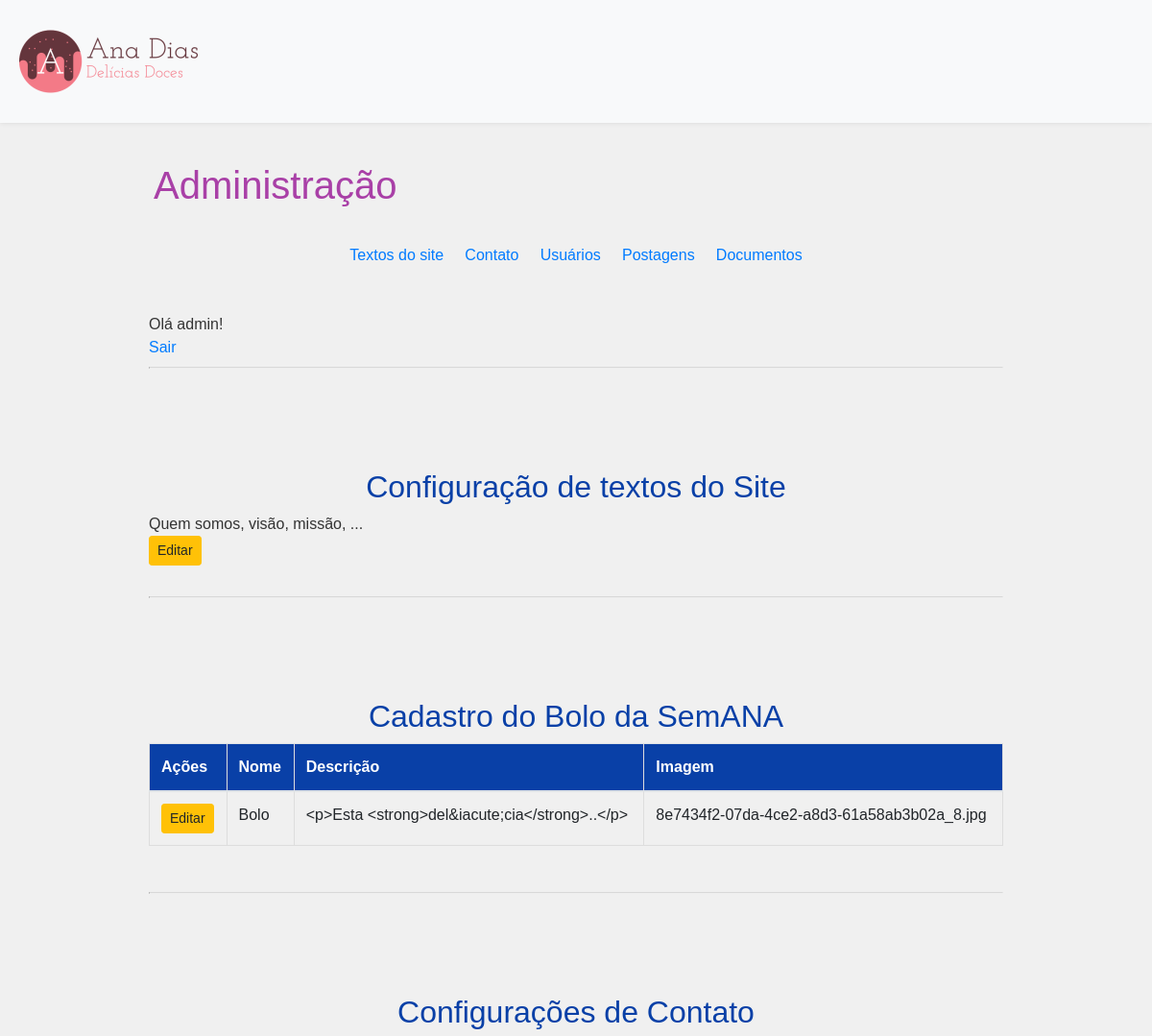
Page /admin (signed in, upper part) on the earlier database version.
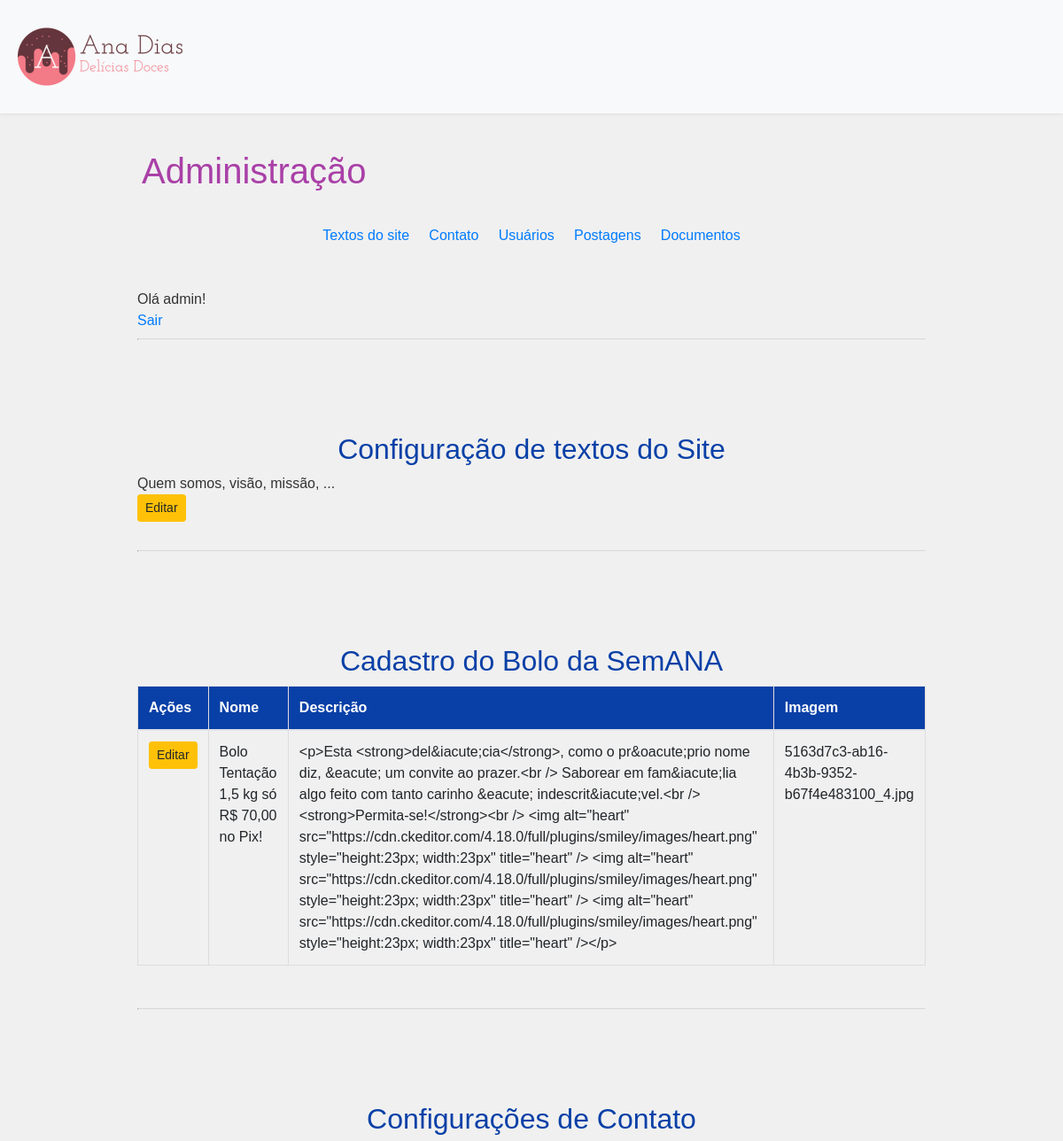
Same page on the later database version.
### tables this page shows
CREATE TABLE usuarios (
    id INTEGER PRIMARY KEY AUTOINCREMENT,
    created TIMESTAMP NOT NULL DEFAULT CURRENT_TIMESTAMP,
    nome TEXT NOT NULL UNIQUE,
    senha TEXT NOT NULL
);

CREATE TABLE textos (
  id INTEGER PRIMARY KEY AUTOINCREMENT,
  quem_somos TEXT NOT NULL,
  visao_semear TEXT NOT NULL,
  missao_semear TEXT NOT NULL,
  sobre_a_comunidade TEXT NOT NULL,
  nossa_historia TEXT NOT NULL,
  atividades TEXT NOT NULL,
  parceiros TEXT NOT NULL,
  transparencia TEXT NOT NULL,
  novidades TEXT NOT NULL,
  semeie TEXT NOT NULL
);

CREATE TABLE promocao (
    id INTEGER PRIMARY KEY AUTOINCREMENT,
    nome TEXT NOT NULL UNIQUE,
    descricao TEXT NOT NULL,
    imagem TEXT NOT NULL
);

### app.py (the view)
@app.route('/admin')
@login_required
def admin():
    conn = get_db_connection()
    posts = conn.execute('SELECT * FROM posts').fetchall()
    contato = conn.execute('SELECT * FROM contato').fetchall()
    promocao = conn.execute('SELECT * FROM promocao').fetchall()
    usuarios = conn.execute('SELECT * FROM usuarios').fetchall()
    reports = conn.execute('SELECT * FROM reports ORDER BY ordem').fetchall()
    textos = conn.execute('SELECT * FROM textos').fetchall()
    conn.close()
    return render_template('admin.html', usuario=current_user.nome, posts=posts, contato=contato, usuarios=usuarios, reports=reports, textos=textos, promocao=promocao)

### app.py (called while the page is built)
def get_db_connection():
    conn = sqlite3.connect('database.db')
    conn.row_factory = sqlite3.Row
    return conn

@login_manager.user_loader
def load_user(user_id):
    conn = get_db_connection()
    usuario = conn.execute('SELECT * FROM usuarios WHERE id = ?',
                        (user_id,)).fetchone()
    conn.close()
    if usuario:
        return Usuario(usuario[0], usuario[1], usuario[2])
    return None

### templates/admin.html (shortened to what this page needs)
{% extends 'base2.html' %}
{% block content %}
	<br><br><br>
	<br><br>
	<h1>Administração</h1>
	<br>
	<center>
		<a href="#textos">Textos do site</a>
		<a href="#contato">Contato</a>
		<a href="#usuarios">Usuários</a>
		<a href="#posts">Postagens</a>
		<a href="#reports">Documentos</a>
	</center>
	<br>
	<br>
	{% if usuario %}
		Olá {{ usuario }}!
	{% endif %}
    <br><a href="/logout">Sair</a>
	<br>
	<hr>
	<br>
	<div id="textos">
	<br><br><br>
    <h2>Configuração de textos do Site</h2>
    {% if not textos %}
        <p>Configuração não cadastrada.</p>
    {% else %}
		{% for texto in textos %}
			Quem somos, visão, missão, ...
			<br>
		    <a href="{{ url_for('edit_textos', id=texto.id) }}" class="btn btn-sm btn-warning">Editar</a>
		{% endfor %}
    {% endif %}
    </div>
    <br>
	<hr>
	<br>
	<div id="promocao">
	<br><br><br>
    <h2>Cadastro do Bolo da SemANA</h2>
    {% if not promocao %}
        <p>Configuração não cadastrada.</p>
    {% else %}
        <table class="table">
            <thead>
                <tr>
                    <th>Ações</th>
                    <th>Nome</th>
                    <th>Descrição</th>
                    <th>Imagem</th>
                </tr>
            </thead>
            <tbody>
                {% for promocao in promocao %}
                    <tr>
                        <td>
                            <a href="{{ url_for('edit_promocao', id=promocao.id) }}" class="btn btn-sm btn-warning">Editar</a>
                        </td>
                        <td>{{ promocao.nome }}</td>
                        <td>{{ promocao.descricao }}</td>
                        <td>{{ promocao.imagem }}</td>
                    </tr>
                {% endfor %}
            </tbody>
        </table>
    {% endif %}
    </div>
    <br>
	<hr>
	<br>
	<div id="contato">
	<br><br><br>
    <h2>Configurações de Contato</h2>
    </div>
	<br>
	<br>
	<br>
	<br>
	<br>
	<br>
	<br>
{% endblock %}

### templates/base2.html (shortened to what this page needs)
<!doctype html>
<html lang="en">
  <head>
    <link rel="stylesheet" href="https://stackpath.bootstrapcdn.com/bootstrap/4.3.1/css/bootstrap.min.css">
	<link rel="stylesheet" href="https://cdn.jsdelivr.net/npm/bootstrap@4.6.1/dist/css/bootstrap.min.css">
	<link rel="stylesheet" href="{{ url_for('static', filename='css/style.css') }}">
  </head>
  <body>
  	<div id="topo">
    	<nav class="navbar navbar-expand-md navbar-light bg-light" style="position: fixed; top: 0; left: 0; width: 100%; z-index: 10; background-color: #fff; box-shadow: 0 0 5px rgba(0, 0, 0, 0.1);">
        <a href="{{ url_for('index')}}"><img src="{{ url_for('static', filename='img/logo/ad2.png') }}" alt="Ana Dias | Delícias Doces"></a>
	</div>
    <div class="container">
        {% block content %} {% endblock %}
		<br><br><br>
	<br><br><br>
    </div>
  </body>
</html>

### static/css/style.css (style rules this page uses)
h1 { color: #A940A7; font-family: Arial, sans-serif; text-align: left; padding: 5px; }
h2 { color: #0940A7; font-family: Arial, sans-serif; text-align: center; padding 7px; }
hr { display: block; margin-top: 0.5em; margin-bottom: 0.5em; margin-left: auto; margin-right: auto; border-style: inset; border-width: 1px; }
table { font-family: Arial, Helvetica, sans-serif; border-collapse: collapse; width: 100%; }
table td, table th { border: 1px solid #ddd; padding: 8px; }
table th { padding-top: 12px; padding-bottom: 12px; text-align: left; background-color: #0940A7; color: white; }
.container { overflow: hidden; }
body { font-family: Arial, sans-serif; font-size: 16px; color: #333; background-color: #f0f0f0; margin: 0 auto; padding: 20px; max-width: 960px; }

Differences in the rows shown:
changed promocao: nome "Bolo" → "Bolo Tentação 1,5 kg só R$ 70,00 no Pix!"; descricao "<p>Esta <strong>del&iacute;cia</strong>..</p>" → "<p>Esta <strong>del&iacute;cia</strong>, como o pr&oacute;prio nome diz, &eacute; um convite ao prazer.<br /> Saborear em fam&iacute;lia algo feito com tanto carinho &eacute; indescrit&iacute;vel.<br /> <strong>Permita-se!</strong><br /> <img alt=\"heart\" src=\"https://cdn.ckeditor.com/4.18.0/full/plugins/smiley/images/heart.png\" style=\"height:23px; width:23px\" title=\"heart\" /> <img alt=\"heart\" src=\"https://cdn.ckeditor.com/4.18.0/full/plugins/smiley/images/heart.png\" style=\"height:23px; width:23px\" title=\"heart\" /> <img alt=\"heart\" src=\"https://cdn.ckeditor.com/4.18.0/full/plugins/smiley/images/heart.png\" style=\"height:23px; width:23px\" title=\"heart\" /></p>"; imagem "8e7434f2-07da-4ce2-a8d3-61a58ab3b02a_8.jpg" → "5163d7c3-ab16-4b3b-9352-b67f4e483100_4.jpg"
